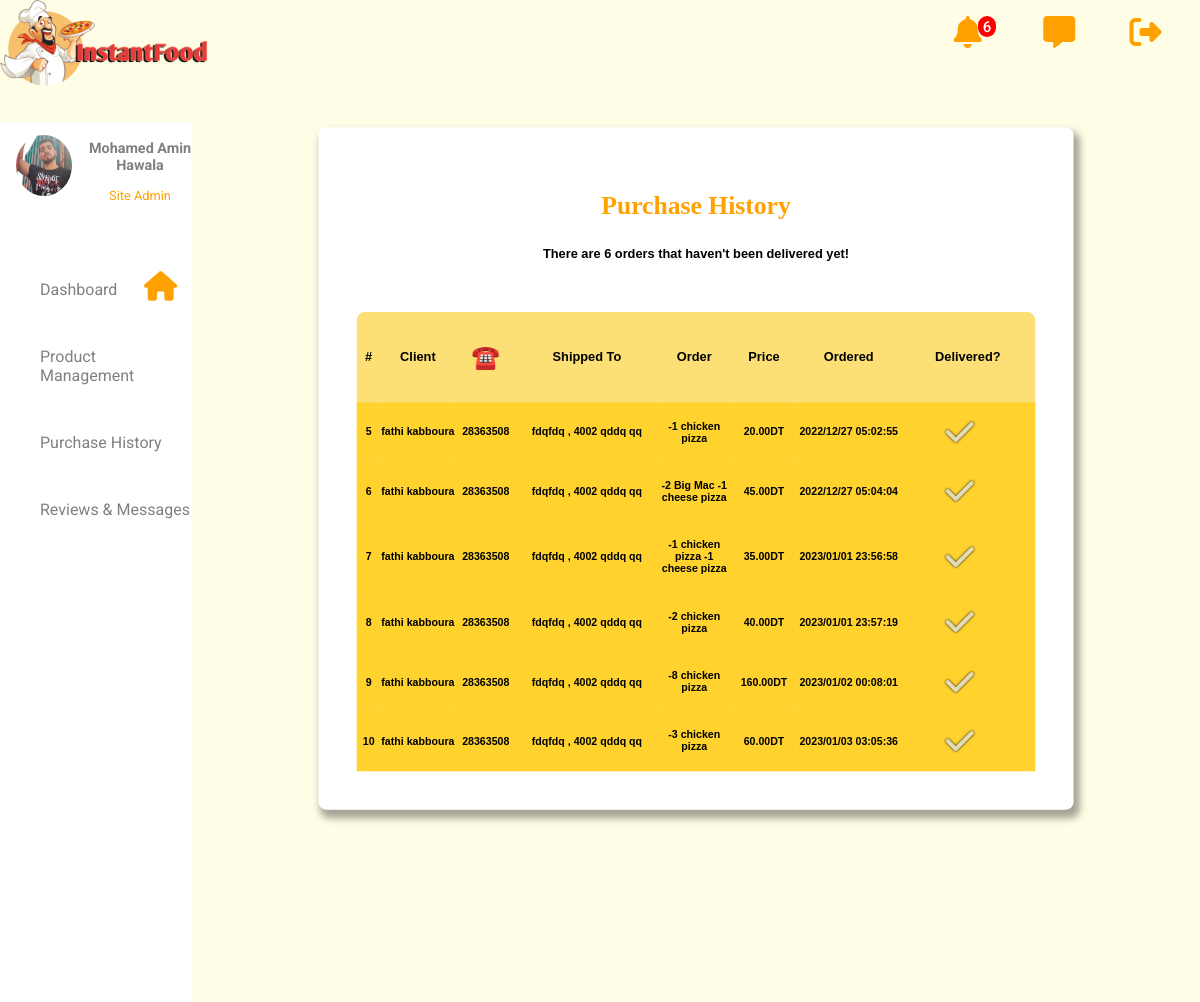
/purchasehistory.php, run on the app's committed database.
### tables this page shows
CREATE TABLE `orders` (
  `id` int(11) NOT NULL,
  `username` varchar(30) NOT NULL,
  `ordered` varchar(50) NOT NULL,
  `shipping_adress` varchar(100) NOT NULL,
  `total_price` float NOT NULL,
  `order_list` varchar(100) NOT NULL,
  `phone_number` varchar(20) NOT NULL
);

### purchasehistory.php (the view, shortened to what this page needs)
<?php
include('connection.php');
$query = " select * from orders ";
$result = mysqli_query($con, $query);
$number = mysqli_num_rows($result);
?>
<!DOCTYPE html>
<html lang="en">
<head>
    <link rel="stylesheet" href="path/to/font-awesome/css/font-awesome.min.css">
    <link href="//netdna.bootstrapcdn.com/twitter-bootstrap/2.3.2/css/bootstrap-combined.no-icons.min.css" rel="stylesheet">
<link href="//netdna.bootstrapcdn.com/font-awesome/3.2.1/css/font-awesome.css" rel="stylesheet">
<body>
    <?php include('navbaradmin.php'); ?>
    <div class="flex-container">
        <div class="sidebar">
            <?php include('sidebar.php'); ?>
        </div>
        <div class="container" >
            <div class="addnew " style="margin-top:2em">
            <h1 style="color: #ffa101;">Purchase History </h1>
            <h4 style="margin-top: 2em;">There are <?php echo $number?> orders that haven't been delivered yet!</h4>
            </div>
            <table class="products" style="border-collapse:collapse;">
                <thead>
                    <tr>
                        <th><h4>#</h4></th>
                        <th><h4>Client</h4></th>
                        <th><h4 style="font-size: 1.8em;">☎️</h4></th>
                        <th><h4>Shipped To</h4></th>
                        <th><h4>Order</h4></th>
                        <th><h4>Price</h4></th>
                        <th><h4>Ordered</h4></th>
                        <th><h4>Delivered?</h4></th>
                    </tr>
                </thead>
                <tbody>
                        <?php
                            while ($data = mysqli_fetch_assoc($result)) {
                        ?>
                        <tr>
                        <td><h5><?php echo $data['id']?></h5></td>
                        <td><h5><?php echo $data['username']?></h5></td>
                        <td><h5><?php echo $data['phone_number']?></h5></td>
                        <td><h5><?php echo $data['shipping_adress']?> </h5></td>
                        <td><h5><?php echo $data['order_list']?></h5></td>
                        <td><h5><?php echo number_format($data['total_price'],2)?>DT</h5></td>
                        <td><h5><?php echo $data['ordered']?></h5></td>
                        <td>
                        <div style="max-width: max-content;margin: auto">
                            <a href="crudadmin.php?id=<?php echo $data['id'] ?>&verify=yes" ><i class="fa-solid fa-check"></i></a>
                        </div>
                        </td>
                    </tr>
                    <?php
                        }
                        ?>
                </tbody>
            </table>
            </div>
        </div>
</body>
</html>

### purchasehistory.php (style rules this page uses)
body { margin: 0; padding: 0; }
.sidebar { margin-top: 2em; background:white; height: 110vh; max-width: 16%; float:left }
a { text-decoration: none; color:grey; font-family:roboto }
i { color: rgb(254 161 0); font-size: 2em; float: right; margin-right: 0.5em; }
.container { position: relative; float: right; height: min-content; text-align: center; margin: 2em; width: 80%; background: white; border-radius: 10px; box-shadow: 5px 8px 9px 3px rgb(0 0 0 / 35%); margin-top: -3em; transform: scale(0.8, 0.8); padding: 3em; }
.flex-container { display: flex; width: 100%; }
.products { width: 100%; margin: auto; margin-top:4em; background: #fde075; border-radius: 10px; }
h4 , h5 { font-family: 'Poppins', sans-serif; }
.products tbody { background: #ffd22e; }
td i { font-size: 2.5em; color: #e3dab8; text-shadow: 0 0 3px black; cursor:pointer; }
td { padding:0; margin:0; max-width: 1em; }

### navbaradmin.php (style rules this page uses)
body { background: #fffde5; }
.sidebar { margin-top: 2em; background:white; height: 110vh; max-width: 16%; }
a { text-decoration: none; color:grey; font-family:roboto }
i { color: rgb(254 161 0); font-size: 2em; float: right; margin-right: 0.5em; }

### sidebar.php (style rules this page uses)
body { background: #fffde5; }
.sidebar { margin-top: 2em; background:white; height: 110vh; max-width: 16%; float: left; }
a { text-decoration: none; color:grey; font-family:roboto }
i { color: rgb(254 161 0); font-size: 2em; float: right; margin-right: 0.5em; }

### data on the page
orders: id "5", username "fathi kabboura", phone_number "28363508", shipping_adress "fdqfdq , 4002 qddq qq", order_list "-1 chicken pizza", total_price "20.00", ordered "2022/12/27 05:02:55"
orders: id "6", username "fathi kabboura", phone_number "28363508", shipping_adress "fdqfdq , 4002 qddq qq", order_list "-2 Big Mac -1 cheese pizza", total_price "45.00", ordered "2022/12/27 05:04:04"
orders: id "7", username "fathi kabboura", phone_number "28363508", shipping_adress "fdqfdq , 4002 qddq qq", order_list "-1 chicken pizza -1 cheese pizza", total_price "35.00", ordered "2023/01/01 23:56:58"
orders: id "8", username "fathi kabboura", phone_number "28363508", shipping_adress "fdqfdq , 4002 qddq qq", order_list "-2 chicken pizza", total_price "40.00", ordered "2023/01/01 23:57:19"
orders: id "9", username "fathi kabboura", phone_number "28363508", shipping_adress "fdqfdq , 4002 qddq qq", order_list "-8 chicken pizza", total_price "160.00", ordered "2023/01/02 00:08:01"
orders: id "10", username "fathi kabboura", phone_number "28363508", shipping_adress "fdqfdq , 4002 qddq qq", order_list "-3 chicken pizza", total_price "60.00", ordered "2023/01/03 03:05:36"

### other printed values
$count "6"
$number "6"
